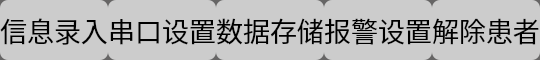
     <widget class="QWidget" name="widget_3" native="true">
      <property name="maximumSize">
       <size>
        <width>16777215</width>
        <height>60</height>
       </size>
      </property>
      <property name="styleSheet">
       <string notr="true">background-color: rgb(102, 101, 101);</string>
      </property>
      <layout class="QHBoxLayout" name="horizontalLayout_5">
       <property name="spacing">
        <number>0</number>
       </property>
       <property name="leftMargin">
        <number>0</number>
       </property>
       <property name="topMargin">
        <number>0</number>
       </property>
       <property name="rightMargin">
        <number>0</number>
       </property>
       <property name="bottomMargin">
        <number>0</number>
       </property>
       <item>
        <widget class="QPushButton" name="XX_btn">
         <property name="sizePolicy">
          <sizepolicy hsizetype="Minimum" vsizetype="Expanding">
           <horstretch>0</horstretch>
           <verstretch>0</verstretch>
          </sizepolicy>
         </property>
         <property name="font">
          <font>
           <family>Agency FB</family>
           <pointsize>20</pointsize>
          </font>
         </property>
         <property name="styleSheet">
          <string notr="true">background-color: rgb(204, 204, 204);
border-radius: 8px;</string>
         </property>
         <property name="text">
          <string>信息录入</string>
         </property>
        </widget>
       </item>
       <item>
        <widget class="QPushButton" name="CK_btn">
         <property name="sizePolicy">
          <sizepolicy hsizetype="Minimum" vsizetype="Expanding">
           <horstretch>0</horstretch>
           <verstretch>0</verstretch>
          </sizepolicy>
         </property>
         <property name="minimumSize">
          <size>
           <width>0</width>
           <height>0</height>
          </size>
         </property>
         <property name="font">
          <font>
           <family>Agency FB</family>
           <pointsize>20</pointsize>
          </font>
         </property>
         <property name="styleSheet">
          <string notr="true">background-color: rgb(204, 204, 204);
border-radius: 8px;
</string>
         </property>
         <property name="text">
          <string>串口设置</string>
         </property>
        </widget>
       </item>
       <item>
        <widget class="QPushButton" name="SJ_btn">
         <property name="sizePolicy">
          <sizepolicy hsizetype="Minimum" vsizetype="Expanding">
           <horstretch>0</horstretch>
           <verstretch>0</verstretch>
          </sizepolicy>
         </property>
         <property name="font">
          <font>
           <family>Agency FB</family>
           <pointsize>20</pointsize>
          </font>
         </property>
         <property name="styleSheet">
          <string notr="true">background-color: rgb(204, 204, 204);
border-radius: 8px;</string>
         </property>
         <property name="text">
          <string>数据存储</string>
         </property>
        </widget>
       </item>
       <item>
        <widget class="QPushButton" name="BJ_btn">
         <property name="sizePolicy">
          <sizepolicy hsizetype="Minimum" vsizetype="Expanding">
           <horstretch>0</horstretch>
           <verstretch>0</verstretch>
          </sizepolicy>
         </property>
         <property name="font">
          <font>
           <family>Agency FB</family>
           <pointsize>20</pointsize>
          </font>
         </property>
         <property name="styleSheet">
          <string notr="true">background-color: rgb(204, 204, 204);
border-radius: 8px;</string>
         </property>
         <property name="text">
          <string>报警设置</string>
         </property>
        </widget>
       </item>
       <item>
        <widget class="QPushButton" name="JC_btn">
         <property name="sizePolicy">
          <sizepolicy hsizetype="Minimum" vsizetype="Expanding">
           <horstretch>0</horstretch>
           <verstretch>0</verstretch>
          </sizepolicy>
         </property>
         <property name="font">
          <font>
           <family>Agency FB</family>
           <pointsize>20</pointsize>
          </font>
         </property>
         <property name="styleSheet">
          <string notr="true">background-color: rgb(204, 204, 204);
border-radius: 8px;</string>
         </property>
         <property name="text">
          <string>解除患者</string>
         </property>
        </widget>
       </item>
      </layout>
     </widget>
